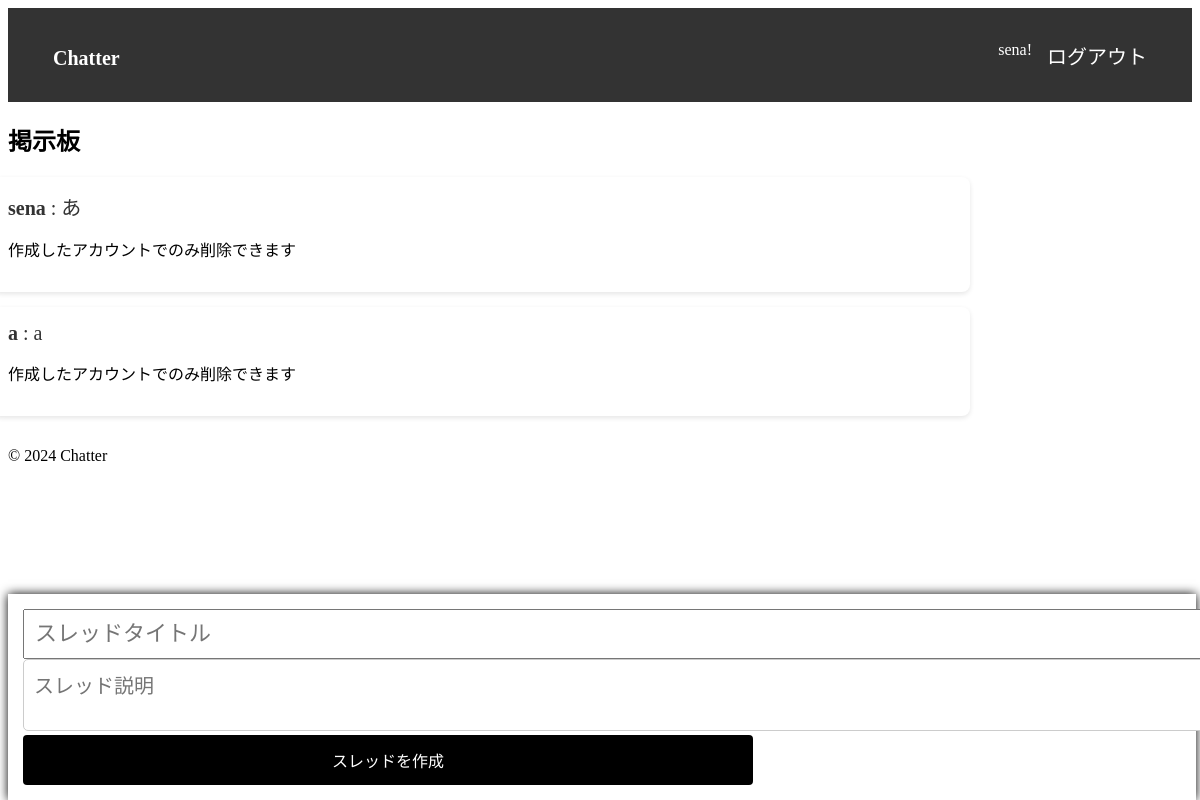
The page / (signed in) on the database its author committed.
### tables this page shows
CREATE TABLE threads (
    id INTEGER PRIMARY KEY AUTOINCREMENT,
    username TEXT NOT NULL,
    title TEXT NOT NULL,
    description TEXT,
    created_at TIMESTAMP DEFAULT CURRENT_TIMESTAMP
);

### routes/home.py (the view)
@home_blueprint.route('/')
def index():
    threads = get_all_threads()
    return render_template('index.html', threads=threads, username=session.get('username'))

### models/database.py (called while the page is built)
def get_db():
    conn = sqlite3.connect(DATABASE)
    conn.row_factory = sqlite3.Row
    return conn

### models/thread.py (called while the page is built)
def get_all_threads():
    db = get_db()
    return db.execute("SELECT * FROM threads ORDER BY created_at DESC").fetchall()

### templates/index.html
{% extends 'base.html' %}
{% block content %}
<h2>掲示板</h2>
<ul class="thread-list">
    {% for thread in threads %}
    <li class="thread-item">
        <a href="{{ url_for('home.thread', thread_id=thread[0]) }}">
            <strong>{{ thread[1] }} </strong>: {{ thread[2] }}
        </a>
        {% if username == thread[3] %}
        <form action="{{ url_for('home.delete_thread_route', thread_id=thread[0]) }}" method="POST">
            <button type="submit" class="delete-btn">スレッドを削除</button>
        </form>
        {% else %}
        <p>作成したアカウントでのみ削除できます</p>
        {% endif %}
    </li>
    {% endfor %}
</ul>
<div id="input-container">
    <form action="{{ url_for('home.create_thread_route') }}" method="post">
        <input type="text" name="title" placeholder="スレッドタイトル" required>
        <textarea name="description" placeholder="スレッド説明" required></textarea>
        <button type="submit" class="submit-btn">スレッドを作成</button>
    </form>
</div>
{% endblock %}

### templates/base.html (shortened to what this page needs)
<!DOCTYPE html>
<html lang="ja">
<head>
    <link rel="stylesheet" href="{{ url_for('static', filename='css/style.css') }}">
</head>
<body>
    <header>
        <nav>
            <ul>
                <li class="logo"><a href="{{ url_for('home.index') }}">Chatter</a></li>
                <li class="auth-links">
                    {% if session.get('username') %}
                    <span>{{ session['username'] }}! </span>
                    <a href="{{ url_for('auth.logout') }}">ログアウト</a>
                    {% else %}
                    <a href="{{ url_for('auth.login') }}" class="login-btn">ログイン</a>
                    <a href="{{ url_for('auth.register') }}" class="register-btn">登録</a>
                    {% endif %}
                </li>
            </ul>
        </nav>
    </header>
    <div id="content">
        {% block content %}
        {% endblock %}
    </div>
    <footer>
        <p>&copy; 2024 Chatter</p>
    </footer>
</body>
</html>

### static/css/style.css (style rules this page uses)
nav { background-color: #333333; padding: 30px; color: white; display: flex; justify-content: space-between; }
ul { list-style-type: none; padding: 0; margin: 0; display: flex; align-items: center; width: 100%; }
li { margin: 0 15px; }
a { color: white; text-decoration: none; font-size: 20px; }
.logo { flex-grow: 2; font-size: 30px; font-weight: bold; }
.auth-links { display: flex; justify-content: flex-end; gap: 15px; }
#input-container { position: fixed; bottom: 0; width: 96.5%; background-color: rgb(255, 255, 255); padding: 15px; box-shadow: 0 0 10px rgb(0, 0, 0); z-index: 10; display: flex; justify-content: space-between; }
#input-container input { font-size: 22px; padding: 10px; width: 175%; }
textarea { width: 175%; height: 50px; border: 1px solid #ccc; border-radius: 5px; padding: 10px; font-size: 20px; transition: border 0.3s; }
button { width: 50%; height: 50px; background-color: #333333; color: white; border: none; border-radius: 5px; font-size: 20px; transition: background-color 0.3s ease; }
.submit-btn { width: 100%; padding: 10px; background-color: #000; color: white; font-size: 16px; border: none; border-radius: 4px; cursor: pointer; transition: background-color 0.3s ease; }
ul.thread-list { list-style: none; padding: 0; width: 80%; display: flex; flex-direction: column; text-align: left; }
li.thread-item { background-color: #fff; padding: 15px; margin-bottom: 15px; border-radius: 8px; box-shadow: 0 2px 5px rgba(0, 0, 0, 0.1); font-size: 1.0em; width: 100%; text-align: left; }
li.thread-item a { color: #333; text-decoration: none; display: block; width: 100%; text-align: left; }

### rows shown on the page
threads: username "sena", title "あ", description "作成したアカウントでのみ削除できます"
threads: username "a", title "a", description "作成したアカウントでのみ削除できます"
